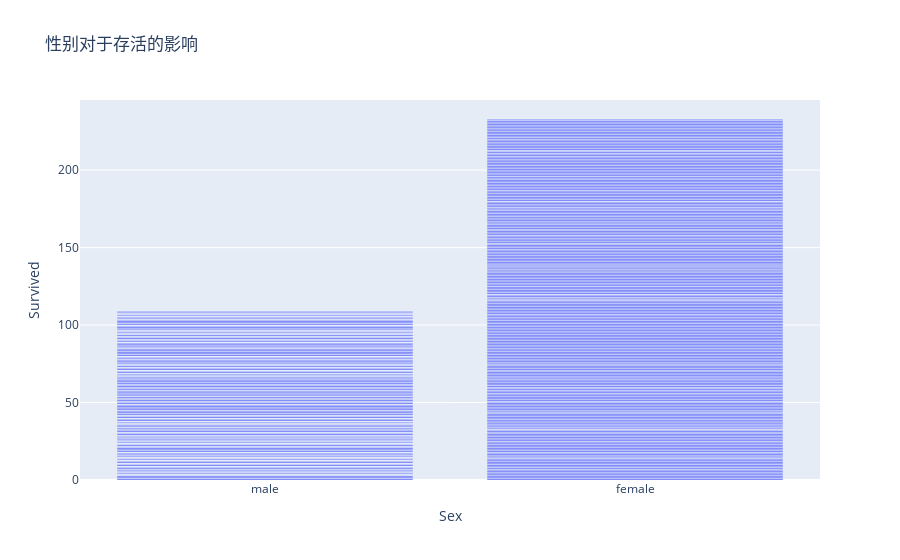
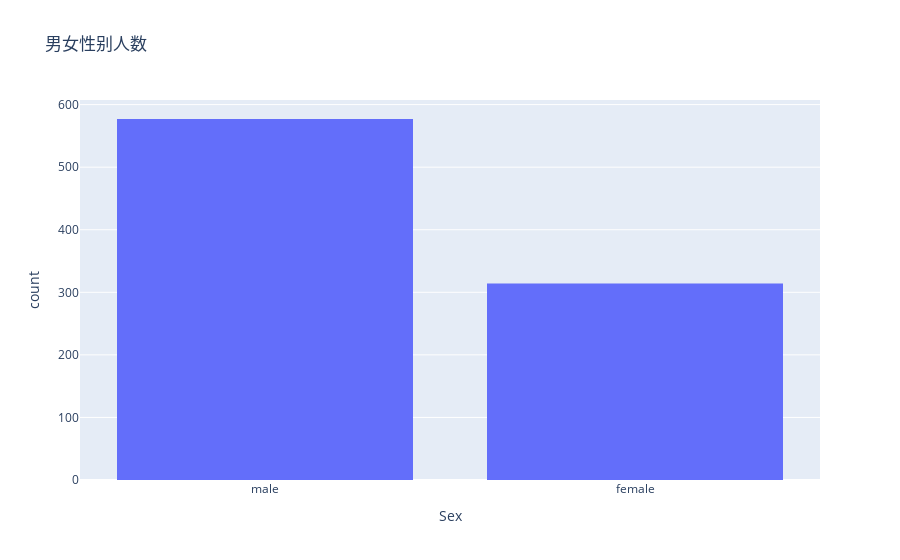

The notebook cell these images were saved under, in order:
### Markdown cell above
## 社会等级越高，生存几率越大

### Code cell
fig2=express.bar(data_frame=train_data, x="Sex",y="Survived",
           title="性别对于存活的影响")
fig3=express.histogram(data_frame=train_data,
                       x="Sex",
                      title="男女性别人数")
fig2.show()
fig3.show()

### Figure 1 — Plotly figure (JSON) as saved in the notebook; plotly's stock layout.template omitted (floating-point values rounded to 4 significant figures; data arrays with more than 128 entries replaced by an {"elided": "..."} marker saying what was removed)
{"data": [{"alignmentgroup": "True", "hovertemplate": "Sex=%{x}<br>Survived=%{y}<extra></extra>", "legendgroup": "", "marker": {"color": "#636efa", "pattern": {"shape": ""}}, "name": "", "offsetgroup": "", "orientation": "v", "showlegend": false, "textposition": "auto", "type": "bar", "x": {"elided": "891 str values"}, "xaxis": "x", "y": {"elided": "891 int values"}, "yaxis": "y"}], "layout": {"barmode": "relative", "legend": {"tracegroupgap": 0}, "title": {"text": "性别对于存活的影响"}, "xaxis": {"anchor": "y", "domain": [0, 1], "title": {"text": "Sex"}}, "yaxis": {"anchor": "x", "domain": [0, 1], "title": {"text": "Survived"}}}}

### Figure 2 — Plotly figure (JSON) as saved in the notebook; plotly's stock layout.template omitted (floating-point values rounded to 4 significant figures; data arrays with more than 128 entries replaced by an {"elided": "..."} marker saying what was removed)
{"data": [{"alignmentgroup": "True", "bingroup": "x", "hovertemplate": "Sex=%{x}<br>count=%{y}<extra></extra>", "legendgroup": "", "marker": {"color": "#636efa", "pattern": {"shape": ""}}, "name": "", "offsetgroup": "", "orientation": "v", "showlegend": false, "type": "histogram", "x": {"elided": "891 str values"}, "xaxis": "x", "yaxis": "y"}], "layout": {"barmode": "relative", "legend": {"tracegroupgap": 0}, "title": {"text": "男女性别人数"}, "xaxis": {"anchor": "y", "domain": [0, 1], "title": {"text": "Sex"}}, "yaxis": {"anchor": "x", "domain": [0, 1], "title": {"text": "count"}}}}
